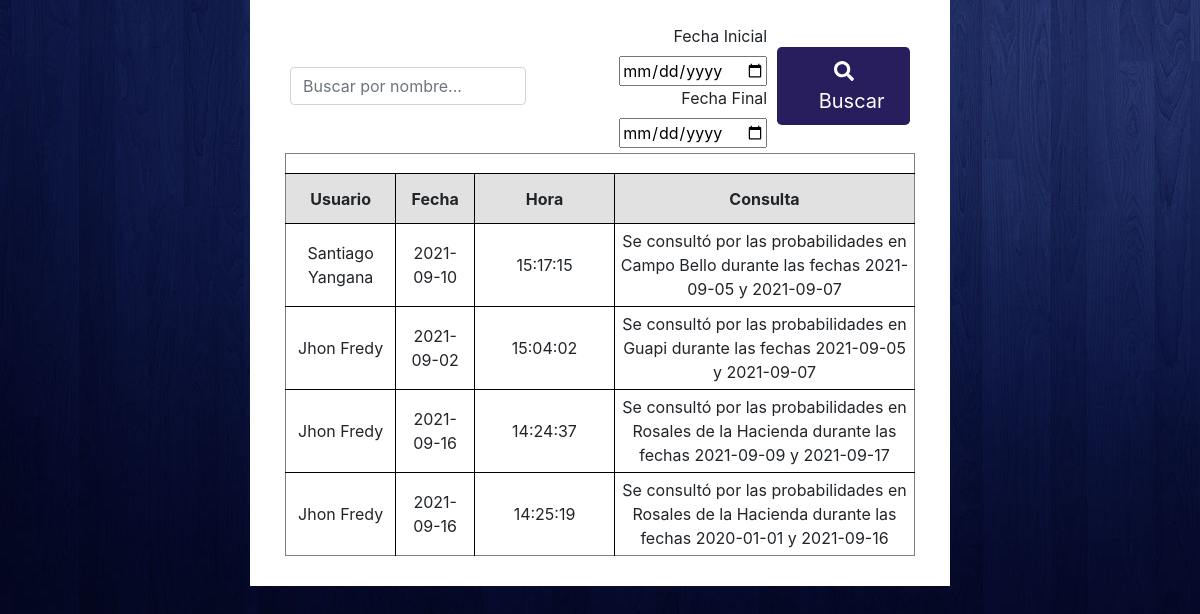
Before: /interfaces/consultas/consultas.php (signed in, lower part) with the older database file.
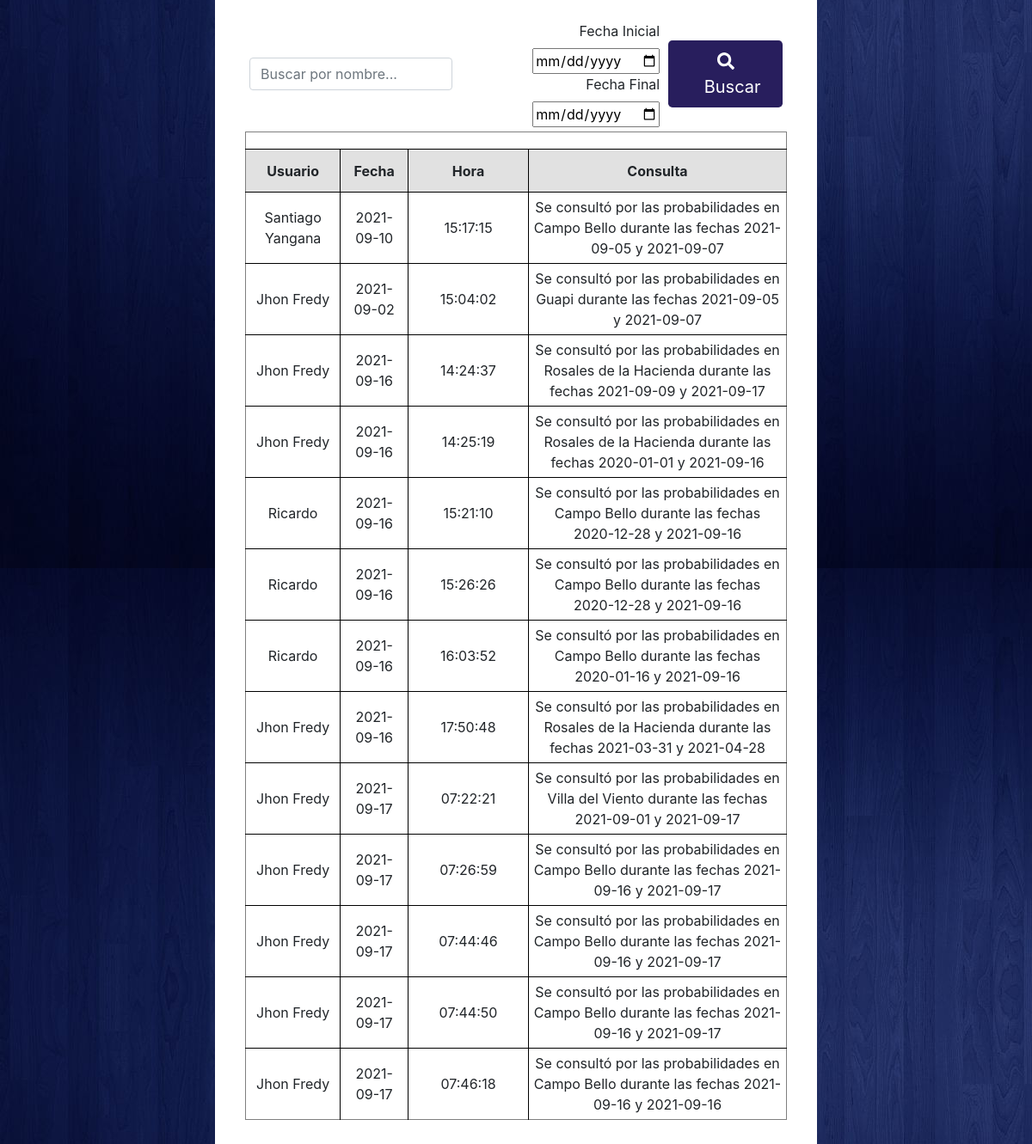
After: the same page with the newer database file.
### tables this page shows
CREATE TABLE `datos_consultas` (
  `id` int(11) NOT NULL,
  `id_usuario` int(11) NOT NULL,
  `fecha` date NOT NULL,
  `hora` varchar(20) NOT NULL,
  `fecha_inicial_consulta` date NOT NULL,
  `fecha_final_consulta` date NOT NULL,
  `id_tarjeta_consulta` int(11) NOT NULL
);

CREATE TABLE `datos_usuarios` (
  `id` int(11) NOT NULL,
  `nombre_completo` varchar(60) NOT NULL,
  `identificacion` varchar(16) NOT NULL,
  `direccion` varchar(60) NOT NULL,
  `login` varchar(20) NOT NULL,
  `passwd` varchar(50) NOT NULL,
  `tipo_usuario` int(11) NOT NULL
);

CREATE TABLE `datos_dispositivos` (
  `id_tarjeta` int(11) NOT NULL,
  `estado` int(11) NOT NULL,
  `ubicacion` varchar(50) NOT NULL,
  `propietario` varchar(50) NOT NULL
);

### interfaces/consultas/consultas.php (the view, shortened to what the changed rows need)
<!DOCTYPE html>
<html lang="es">
    <head>
    </head>
    <body background="/ehealth/static/img/background.jpg">
        <div id="home">
            <div id="page-content">
                <table width="90%" align=center cellpadding=5 border=1>
                    <tr>
                        <?php
                            $mysqli = new mysqli($host, $user, $pw, $db);
                            if (isset($_POST["submit"])) {
                                $nombre_buscar=$_POST["nombre_buscar"];
                                $fecha_ini_buscar=$_POST["fecha_ini_buscar"];
                                $fecha_fin_buscar=$_POST["fecha_fin_buscar"];
                                if ($nombre_buscar==null && $fecha_ini_buscar==null && $fecha_fin_buscar==null) {
                        ?>
                                    <tr height=20>
                                    </tr>
                                    <tr>
                                        <td valign="center" align=center bgcolor="#E1E1E1" colspan=6>
                                            <b>No se puede realizar búsqueda - Por favor ingrese un valor</b>
                                        </td>
                                    </tr>
                                    <tr height=20>
                                    </tr>
                                    <tr height=50>
                                        <td valign="center" align=center bgcolor="#E1E1E1">
                                            <b>Usuario</b>
                                        </td>
                                        <td valign="center" align=center bgcolor="#E1E1E1">
                                            <b>Fecha</b>
                                        </td>
                                        <td valign="center" align=center bgcolor="#E1E1E1">
                                            <b>Hora</b>
                                        </td>
                                        <td valign="center" align=center bgcolor="#E1E1E1" width=300>
                                            <b>Consulta</b>
                                        </td>
                                <?php
                                    $sql1 = "SELECT * from datos_usuarios";
                                    $result1 = $mysqli->query($sql1);
                                    $sql2 = "SELECT datos_usuarios.nombre_completo, fecha, hora, fecha_inicial_consulta, fecha_final_consulta, datos_dispositivos.ubicacion from datos_consultas JOIN datos_usuarios ON datos_consultas.id_usuario = datos_usuarios.id JOIN datos_dispositivos ON datos_consultas.id_tarjeta_consulta = datos_dispositivos.id_tarjeta";
                                    $result2 = $mysqli->query($sql2);
                                    while ($row1 = $result2->fetch_array(MYSQLI_NUM)) {
                                        $nombre_usuario = $row1[0];
                                        $fecha = $row1[1];
                                        $hora = $row1[2];
                                        $fecha_ini = $row1[3];
                                        $fecha_fin = $row1[4];
                                        $ubicacion = $row1[5];
                                ?>
                                    <tr height=60>
                                        <td valign="center" align=center>
                                            <?php echo $nombre_usuario; ?>
                                        </td>
                                        <td valign="center" align=center>
                                            <?php echo $fecha; ?>
                                        </td>
                                        <td valign="center" align=center width=140>
                                            <?php echo $hora; ?>
                                        </td>
                                        <td valign="center" align=center width=80>
                                            Se consultó por las probabilidades en <?php echo $ubicacion; ?> durante las fechas <?php echo $fecha_ini; ?> y <?php echo $fecha_fin; ?>
                                        </td>
                                <?php
                                }
                            }else{
                                ?>
                            </tr>
                                    <?php
                                        if($fecha_ini_buscar!=null && $fecha_fin_buscar!=null){
                                        $sql5 = "SELECT datos_usuarios.nombre_completo, fecha, hora, fecha_inicial_consulta, fecha_final_consulta, datos_dispositivos.ubicacion from datos_consultas JOIN datos_usuarios ON datos_consultas.id_usuario = datos_usuarios.id JOIN datos_dispositivos ON datos_consultas.id_tarjeta_consulta = datos_dispositivos.id_tarjeta WHERE fecha >= '$fecha_ini_buscar' AND fecha <= '$fecha_fin_buscar' ORDER BY fecha";
                                        $result5=$mysqli->query($sql5);
                                        $row5 = $result5->fetch_array(MYSQLI_NUM);
                                            if($row5 == NULL){
                                                $sql1 = "SELECT datos_usuarios.nombre_completo, fecha, hora, fecha_inicial_consulta, fecha_final_consulta, datos_dispositivos.ubicacion from datos_consultas JOIN datos_usuarios ON datos_consultas.id_usuario = datos_usuarios.id JOIN datos_dispositivos ON datos_consultas.id_tarjeta_consulta = datos_dispositivos.id_tarjeta";
                                    ?>
                                                <tr height=20>
                                                </tr>
                                                 <tr>
                                                    <td valign="center" align=center bgcolor="#E1E1E1" colspan=6>
                                                        <b>No hay consultas realizadas entre <?php echo $fecha_ini_buscar?> y <?php echo $fecha_fin_buscar?></b>
                                                    </td>
                                                </tr>
                                    <?php
                                            }else{
                                            $sql1 = "SELECT datos_usuarios.nombre_completo, fecha, hora, fecha_inicial_consulta, fecha_final_consulta, datos_dispositivos.ubicacion from datos_consultas JOIN datos_usuarios ON datos_consultas.id_usuario = datos_usuarios.id JOIN datos_dispositivos ON datos_consultas.id_tarjeta_consulta = datos_dispositivos.id_tarjeta WHERE fecha >= '$fecha_ini_buscar' AND fecha <= '$fecha_fin_buscar' ORDER BY fecha";
                                            }
                                    }else{
                                        $sql1 = "SELECT datos_usuarios.nombre_completo, fecha, hora, fecha_inicial_consulta, fecha_final_consulta, datos_dispositivos.ubicacion from datos_consultas JOIN datos_usuarios ON datos_consultas.id_usuario = datos_usuarios.id JOIN datos_dispositivos ON datos_consultas.id_tarjeta_consulta = datos_dispositivos.id_tarjeta";
                                        if($nombre_buscar==null){
                                    ?>
                                        <tr>
                                            <td valign="center" align=center bgcolor="#E1E1E1" colspan=6>
                                                <b>ERROR: Las dos fechas son requeridas</b>
                                            </td
                                        </tr>
                                    <?php
                                        }
                                    }
                                    if($nombre_buscar!=null){
                                        $sql5 = "SELECT datos_usuarios.nombre_completo, fecha, hora, fecha_inicial_consulta, fecha_final_consulta, datos_dispositivos.ubicacion from datos_consultas JOIN datos_usuarios ON datos_consultas.id_usuario = datos_usuarios.id JOIN datos_dispositivos ON datos_consultas.id_tarjeta_consulta = datos_dispositivos.id_tarjeta WHERE datos_usuarios.nombre_completo LIKE '%$nombre_buscar%'";
                                        $result5=$mysqli->query($sql5);
                                        $row5 = $result5->fetch_array(MYSQLI_NUM);
                                            if($row5 == NULL){
                                                $sql1 = "SELECT datos_usuarios.nombre_completo, fecha, hora, fecha_inicial_consulta, fecha_final_consulta, datos_dispositivos.ubicacion from datos_consultas JOIN datos_usuarios ON datos_consultas.id_usuario = datos_usuarios.id JOIN datos_dispositivos ON datos_consultas.id_tarjeta_consulta = datos_dispositivos.id_tarjeta";
                                                ?>
                                                <tr>
                                                   <td valign="center" align=center bgcolor="#E1E1E1" colspan=6>
                                                       <b>No hay consultas realizadas por usuarios con un nombre similar a: <?php echo $nombre_buscar?></b>
                                                   </td>
                                               </tr>
                                   <?php
                                            }else{
                                            $sql1 = "SELECT datos_usuarios.nombre_completo, fecha, hora, fecha_inicial_consulta, fecha_final_consulta, datos_dispositivos.ubicacion from datos_consultas JOIN datos_usuarios ON datos_consultas.id_usuario = datos_usuarios.id JOIN datos_dispositivos ON datos_consultas.id_tarjeta_consulta = datos_dispositivos.id_tarjeta WHERE datos_usuarios.nombre_completo LIKE '%$nombre_buscar%'";
                                            }
                                    }
                                    ?>
                                    <!-- <tr height=20>
                                    </tr> -->
                                    <tr height=50>
                                        <td valign="center" align=center bgcolor="#E1E1E1">
                                            <b>Usuario</b>
                                        </td>
                                        <td valign="center" align=center bgcolor="#E1E1E1">
                                            <b>Fecha</b>
                                        </td>
                                        <td valign="center" align=center bgcolor="#E1E1E1">
                                            <b>Hora</b>
                                        </td>
                                        <td valign="center" align=center bgcolor="#E1E1E1" width=300>
                                            <b>Consulta</b>
                                        </td>
                                    <?php
                                    $result3 = $mysqli->query($sql1);
                                    while ($row1 = $result3->fetch_array(MYSQLI_NUM)) {
                                        $nombre_usuario = $row1[0];
                                        $fecha = $row1[1];
                                        $hora = $row1[2];
                                        $fecha_ini = $row1[3];
                                        $fecha_fin = $row1[4];
                                        $ubicacion = $row1[5];
                                    ?>
                                        <tr>
                                            <td valign="center" align=center>
                                                <?php echo $nombre_usuario; ?>
                                            </td>
                                            <td valign="center" align=center>
                                                <?php echo $fecha; ?>
                                            </td>
                                            <td valign="center" align=center width=140>
                                                <?php echo $hora; ?>
                                            </td>
                                            <td valign="center" align=center width=80>
                                                Se consultó por las probabilidades en <?php echo $ubicacion; ?> durante las fechas <?php echo $fecha_ini; ?> y <?php echo $fecha_fin; ?>
                                            </td>
                                        </tr>
                                <?php } ?>
                                    </table>
                                    <table border=0>
                                        <tr height=20>
                                        </tr>
                                    </table>
                            <table width="90%" align=center cellpadding=5 border=0>
                                <tr>
                                    <td style="border: none;" valign="center" align=left colspan=3>
                                        <a class="btn btn-lg" style="background-color:#281E5D; color:white" href="/ehealth/interfaces/consultas/consultas.php" role="button">
                                            <i class="fas fa-angle-double-left"></i>
                                            <span class="pl-3">Volver</span>
                                        </a>
                                    </td>
                                </tr>
                                <tr height=20>
                                </tr>
                            <?php }
                            }else{ ?>
                            <tr height=50>
                        <?php
                            $sql2 = "SELECT datos_usuarios.nombre_completo, fecha, hora, fecha_inicial_consulta, fecha_final_consulta, datos_dispositivos.ubicacion from datos_consultas JOIN datos_usuarios ON datos_consultas.id_usuario = datos_usuarios.id JOIN datos_dispositivos ON datos_consultas.id_tarjeta_consulta = datos_dispositivos.id_tarjeta";
                            $result2 = $mysqli->query($sql2);
                            while ($row1 = $result2->fetch_array(MYSQLI_NUM)) {
                                $nombre_usuario = $row1[0];
                                $fecha = $row1[1];
                                $hora = $row1[2];
                                $fecha_ini = $row1[3];
                                $fecha_fin = $row1[4];
                                $ubicacion = $row1[5];
                        ?>
                            <tr height=60>
                                <td valign="center" align=center>
                                    <?php echo $nombre_usuario; ?>
                                </td>
                                <td valign="center" align=center>
                                    <?php echo $fecha; ?>
                                </td>
                                <td valign="center" align=center width=140>
                                    <?php echo $hora; ?>
                                </td>
                                <td valign="center" align=center width=80>
                                    Se consultó por las probabilidades en <?php echo $ubicacion; ?> durante las fechas <?php echo $fecha_ini; ?> y <?php echo $fecha_fin; ?>
                                </td>
                        <?php } ?>
                    </tr>
                    <?php } ?>
                </table>
            </div>
        </div>
    </body>
</html>

Changed rows visible on the page:
added datos_consultas: id_usuario.nombre_completo "Ricardo", fecha "2021-09-16", hora "15:21:10", id_tarjeta_consulta.ubicacion "Campo Bello", fecha_inicial_consulta "2020-12-28", fecha_final_consulta "2021-09-16"
added datos_consultas: id_usuario.nombre_completo "Ricardo", fecha "2021-09-16", hora "15:26:26", id_tarjeta_consulta.ubicacion "Campo Bello", fecha_inicial_consulta "2020-12-28", fecha_final_consulta "2021-09-16"
added datos_consultas: id_usuario.nombre_completo "Ricardo", fecha "2021-09-16", hora "16:03:52", id_tarjeta_consulta.ubicacion "Campo Bello", fecha_inicial_consulta "2020-01-16", fecha_final_consulta "2021-09-16"
added datos_consultas: id_usuario.nombre_completo "Jhon Fredy", fecha "2021-09-16", hora "17:50:48", id_tarjeta_consulta.ubicacion "Rosales de la Hacienda", fecha_inicial_consulta "2021-03-31", fecha_final_consulta "2021-04-28"
added datos_consultas: id_usuario.nombre_completo "Jhon Fredy", fecha "2021-09-17", hora "07:22:21", id_tarjeta_consulta.ubicacion "Villa del Viento", fecha_inicial_consulta "2021-09-01", fecha_final_consulta "2021-09-17"
added datos_consultas: id_usuario.nombre_completo "Jhon Fredy", fecha "2021-09-17", hora "07:26:59", id_tarjeta_consulta.ubicacion "Campo Bello", fecha_inicial_consulta "2021-09-16", fecha_final_consulta "2021-09-17"
added datos_consultas: id_usuario.nombre_completo "Jhon Fredy", fecha "2021-09-17", hora "07:44:46", id_tarjeta_consulta.ubicacion "Campo Bello", fecha_inicial_consulta "2021-09-16", fecha_final_consulta "2021-09-17"
added datos_consultas: id_usuario.nombre_completo "Jhon Fredy", fecha "2021-09-17", hora "07:44:50", id_tarjeta_consulta.ubicacion "Campo Bello", fecha_inicial_consulta "2021-09-16", fecha_final_consulta "2021-09-17"
added datos_consultas: id_usuario.nombre_completo "Jhon Fredy", fecha "2021-09-17", hora "07:46:18", id_tarjeta_consulta.ubicacion "Campo Bello", fecha_inicial_consulta "2021-09-16", fecha_final_consulta "2021-09-16"
